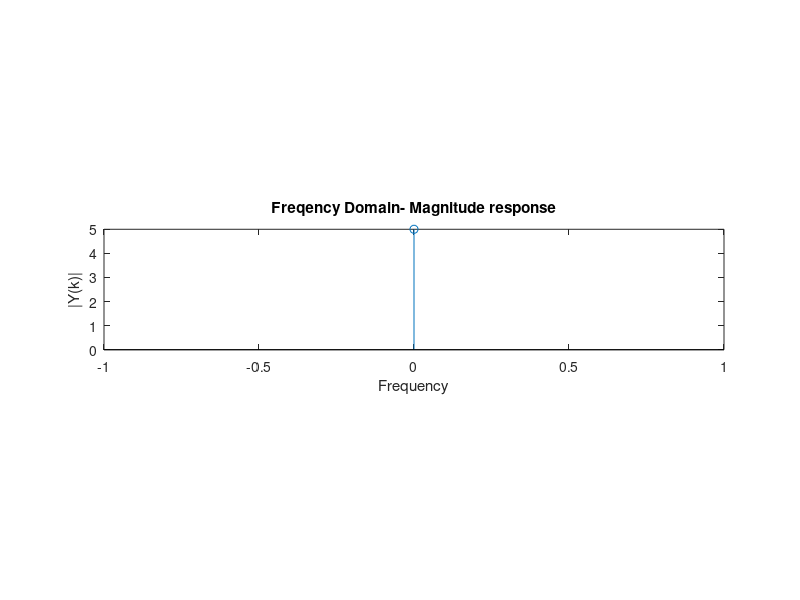

MATLAB code to generate this figure:
clc;
clear all;
close all;
x=input("Enter the sequnce: ");
N=length(x);
X=zeros(1,N);
tic
for k=0:N-1
    for n=0:N-1
        X(k+1)=X(k+1)+x(n+1)*exp(-j*pi/2*n*k);
    end
end
toc

%x1=input("Enter the second sequence: ");
tic
Y=fft(x)
toc
t=0:N-1;

subplot(312)
stem(t,abs(Y))
xlabel('Frequency');
ylabel('|Y(k)|');
title('Freqency Domain- Magnitude response')
